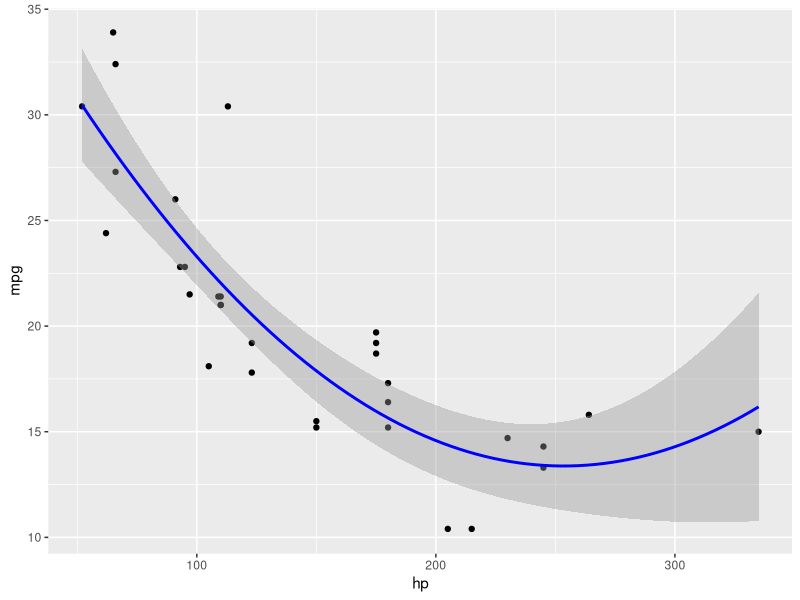

Reproduce this figure in R.
data(mtcars)
head(mtcars)
model3 = lm( mpg ~ poly(hp,2), data = mtcars)
summary(model3)

library(ggplot2)
ggplot(mtcars, aes(x = hp, y = mpg)) +
  geom_point() +
  geom_smooth(method = "lm", formula= y ~ poly(x,2), col = "blue")
  labs(title = "Polynomial Regression: mpg vs hp",
       x = "Horsepower (hp)",
       y = "Miles per Gallon (mpg)")